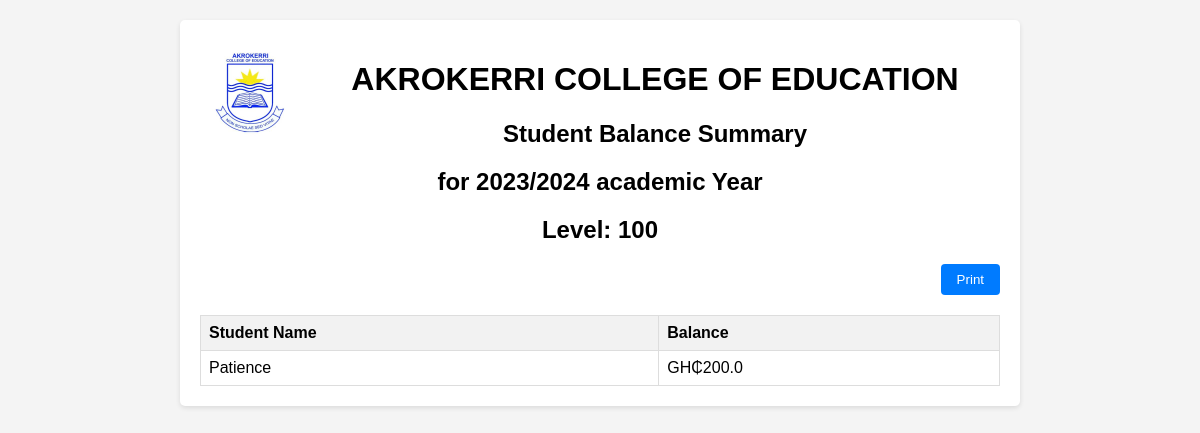
Page /balance-summary/100/1/ on the earlier database version.
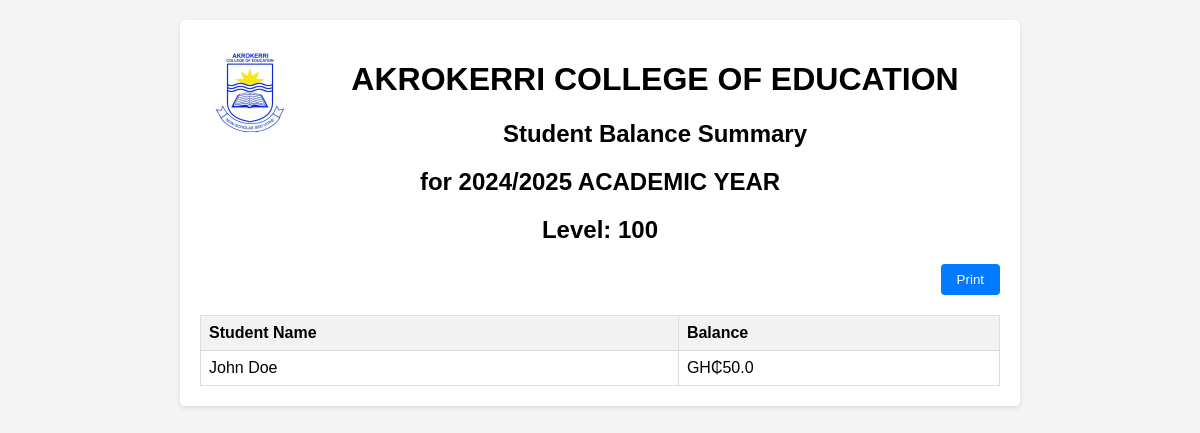
Same page on the later database version.
### Finance/models.py (models this page shows, shortened)
class Session(models.Model):
    session = models.CharField(max_length=200, unique=True,null=True)
    start_date = models.DateField(null=True)
    end_date = models.DateField(null=True)
    is_current_session = models.BooleanField(default=False)
    def __str__(self):
        return self.session

class Student(models.Model):
    name = models.TextField(max_length=100, unique=False)
    student_id = models.IntegerField(unique=True, blank=True, null=True)
    index_number = models.IntegerField(unique=True, blank=True, null=True)
    reference_number = models.IntegerField(unique=True, blank=True, null=True)
    phone = models.CharField(max_length=60, blank=True, null=True)
    email = models.EmailField(null=True, blank=True)
    level = models.CharField(max_length=25, choices=LEVEL, null=True)
    payment_balance = models.FloatField(default=0.0,null=True)

### Finance/views.py (the view)
# urls.py: path('balance-summary/<str:level>/<int:session_id>/', session_summary, name='session_summary'),
def session_summary(request, level, session_id):
    session = get_object_or_404(Session, pk=session_id)
    try:
        level_bill = LevelBill.objects.get(level_name=level, academic_session=session)
    except LevelBill.DoesNotExist:
        return render(request, 'error.html', {'message': 'LevelBill does not exist for the specified level and session.'})
    students = Student.objects.filter(level=level)
    student_balances = []
    for student in students:
        total_fees = level_bill.fees()
        total_paid = student.payments.filter(session=session).aggregate(total_paid=models.Sum('paid_amount'))['total_paid'] or 0
        balance = total_fees - total_paid
        student_balances.append({'student': student, 'balance': balance})
    context = {
        'session': session,
        'level': level,
        'student_balances': student_balances,
    }
    return render(request, 'balance_summary.html', context)

### Finance/models.py (called while the page is built)
    def fees(self):
        payable_amount = (self.academic_fees or 0) + (self.student_fees or 0) + (self.exams_fees or 0)
        return payable_amount

### templates/balance_summary.html (shortened to what this page needs)
{% load static %}
<!DOCTYPE html>
<html lang="en">
<head>
</head>
<body>
    <div class="container">
        <img src="{% static 'img/ARCE.jpg' %}" alt="" style="float: left; margin-right: 10px; height: 100px; width: 100px;">
        <h1>AKROKERRI COLLEGE OF EDUCATION</h1>
        <h2>Student Balance Summary</h2>
        <h2> for {{ session }}</h2>
        <h2>Level: {{ level }}</h2>
        <div class="print-btn">
            <button onclick="window.print()">Print</button>
        </div>
        <table>
            <thead>
                <tr>
                    <th>Student Name</th>
                    <th>Balance</th>
                </tr>
            </thead>
            <tbody>
                {% for student_balance in student_balances %}
                <tr>
                    <td>{{ student_balance.student.name }}</td>
                    <td>GH&#8373;{{ student_balance.balance }}</td>
                </tr>
                {% endfor %}
            </tbody>
        </table>
    </div>
</body>
</html>

### templates/balance_summary.html (style rules this page uses)
body { font-family: Arial, sans-serif; margin: 0; padding: 0; background-color: #f4f4f4; }
.container { max-width: 800px; margin: 20px auto; padding: 20px; background-color: #fff; border-radius: 5px; box-shadow: 0 2px 5px rgba(0, 0, 0, 0.1); }
h1, h2 { text-align: center; }
table { width: 100%; border-collapse: collapse; margin-top: 20px; }
th, td { border: 1px solid #ddd; padding: 8px; text-align: left; }
th { background-color: #f2f2f2; }
.print-btn { text-align: right; margin-bottom: 20px; }
.print-btn button { padding: 8px 16px; background-color: #007bff; color: #fff; border: none; border-radius: 4px; cursor: pointer; transition: background-color 0.3s ease; }

Differences in the rows shown:
no longer on this page (row edited): Student: student.name "Patience", balance "200.0"
changed Session: session "2023/2024 academic Year" → "2024/2025 ACADEMIC YEAR"
now on this page (row edited): Student: student.name "John Doe", balance "50.0"
